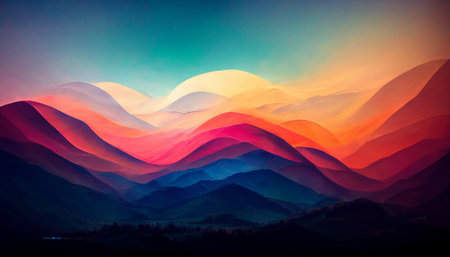
#> input picture python01/ex04/landscape.jpg, 450 x 257 px
$ python rotate.py
#> lines starting #> are read from the running program, lines starting #| are printed output that depends on the picture
from PIL import Image

img = Image.open("./landscape.jpg")
#> img is the input picture: PIL image 450x257 RGB; mean R, G, B 98.7, 79.1, 89.1
img = img.rotate(90)
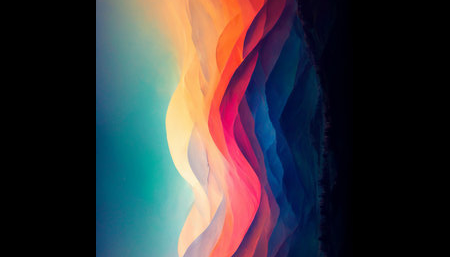
#> img: PIL image 450x257 RGB; mean R, G, B 57.6, 54.6, 59
#> (the run stopped early here; a loop or call above may not have finished)
